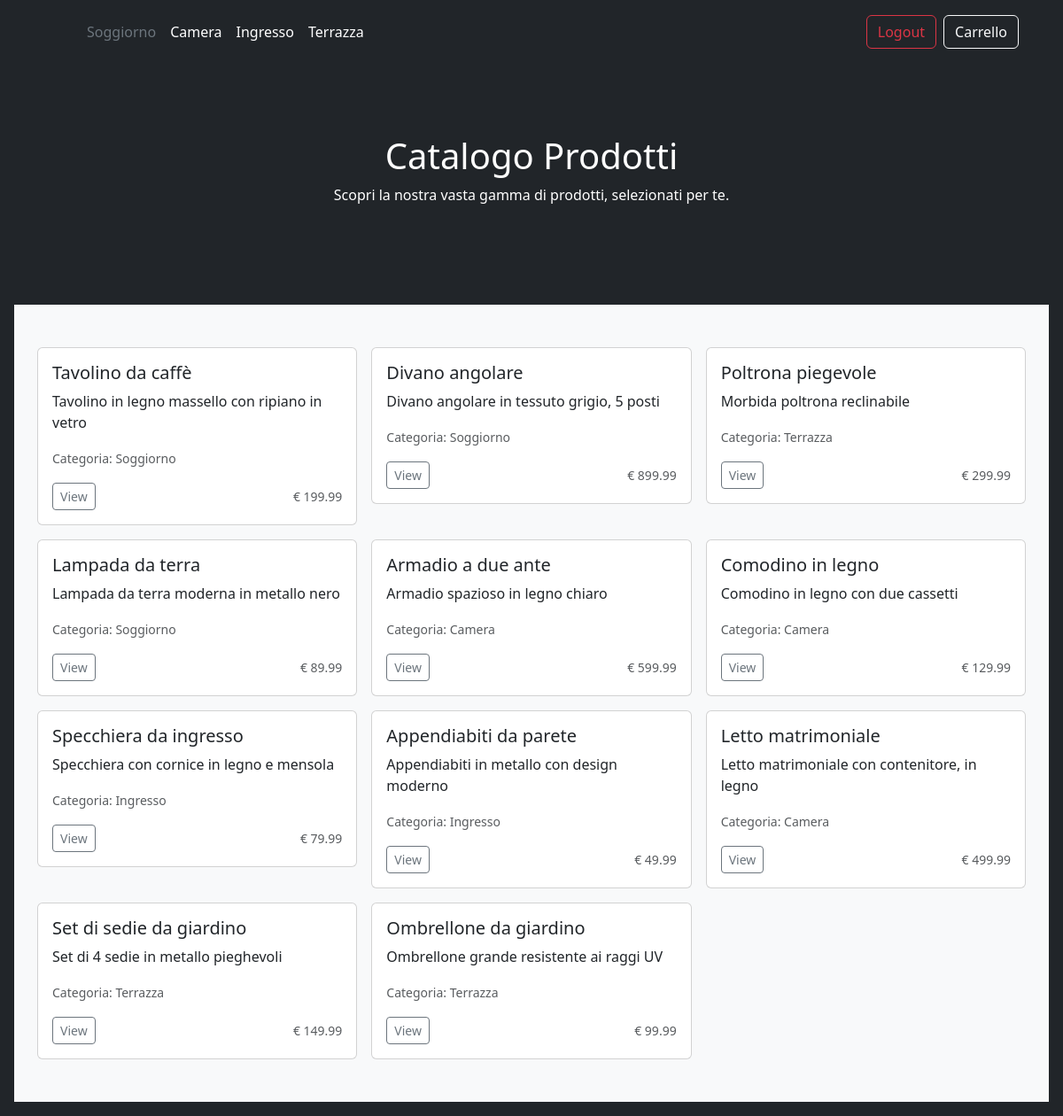
The app's page /view/index.php (signed in) with its own data.
### tables this page shows
CREATE TABLE if NOT EXISTS prodotto(
ID INT PRIMARY KEY AUTO_INCREMENT,
nome VARCHAR(255) NOT NULL , 
descrizione VARCHAR(1000),
prezzo FLOAT NOT NULL ,
percorso_immagine VARCHAR(255),
ID_categoria INT,
FOREIGN KEY (ID_categoria) REFERENCES categoria(ID));

CREATE TABLE if NOT EXISTS categoria(
ID INT PRIMARY KEY AUTO_INCREMENT,
nome VARCHAR(255) NOT NULL,
descrizione VARCHAR(1000));

### view/index.php (the view, shortened to what this page needs)
<!doctype html>
<html lang="ita" data-bs-theme="auto">
<head>
  <link rel="stylesheet" href="https://cdn.jsdelivr.net/npm/@docsearch/css@3">
  <link href="../css/index.css" rel="stylesheet">
  <link href="https://cdn.jsdelivr.net/npm/bootstrap@5.3.2/dist/css/bootstrap.min.css" rel="stylesheet"
>
</head>
<body>
  <main>
    <header class="p-3 text-bg-dark">
      <div class="container">
        <div class="d-flex flex-wrap align-items-center justify-content-center justify-content-lg-start">
          <a href="/" class="d-flex align-items-center mb-2 mb-lg-0 text-white text-decoration-none">
            <svg class="bi me-2" width="40" height="32" role="img" aria-label="Bootstrap">
              <use xlink:href="#bootstrap" />
            </svg>
          </a>
          <ul class="nav col-12 col-lg-auto me-lg-auto mb-2 justify-content-center mb-md-0">
            <li><a href="#" class="nav-link px-2 text-secondary">Soggiorno</a></li>
            <li><a href="#" class="nav-link px-2 text-white">Camera</a></li>
            <li><a href="#" class="nav-link px-2 text-white">Ingresso</a></li>
            <li><a href="#" class="nav-link px-2 text-white">Terrazza</a></li>
          </ul>
          <?php
  if (isset($_SESSION['user_id'])) {
      echo '<a href="logout.php" class="btn btn-outline-danger me-2">Logout</a>';
      echo '<a href="checkout.php" class="btn btn-outline-light me-2">Carrello</a>';
  } else {
    echo '<a href="login.php" class="btn btn-outline-light me-2">Login</a>';
      echo '<a href="registrazione.php" class="btn btn-warning">Sign-up</a>';
  }
  ?>
        </div>
      </div>
      <section class="py-5 text-center container">
        <div class="row py-lg-5">
          <div class="col-lg-6 col-md-8 mx-auto">
            <h1 class="fw-light">Catalogo Prodotti</h1>
            <p class="fw-light">Scopri la nostra vasta gamma di prodotti, selezionati per te.</p>
          </div>
        </div>
      </section>
      <div class="py-5 bg-light">
        <div class="container">
          <div class="row row-cols-3 g-3">
            <?php
            include "../php/connessione.php";
            $connessione = new mysqli($hostname, $username, $password, "ecommerce");
            $sql = "SELECT prodotto.ID, prodotto.nome AS nome_prodotto, prodotto.descrizione, prodotto.prezzo, categoria.nome AS nome_categoria FROM prodotto INNER JOIN categoria ON prodotto.ID_categoria = categoria.ID";
            $stmt = $connessione->prepare($sql);
            $stmt->execute();
            $result = $stmt->get_result();
            if ($result->num_rows > 0) {
              while ($row = $result->fetch_assoc()) {
                echo '<div class="col">';
                echo '<div class="card">';
                echo '<div class="card-body">';
                echo '<h5 class="card-title">' . $row["nome_prodotto"] . '</h5>';
                echo '<p class="card-text">' . $row["descrizione"] . '</p>';
                echo '<p class="card-text"><small class="text-muted">Categoria: ' . $row["nome_categoria"] . '</small></p>';
                echo '<div class="d-flex justify-content-between align-items-center">';
                echo '<div class="btn-group">';
                echo '<a href="dettaglio_prodotto.php?id=' . $row["ID"] . '" class="btn btn-sm btn-outline-secondary">View</a>';
                echo '</div>';
                echo '<small class="text-muted">€ ' . $row["prezzo"] . '</small>';
                echo '</div>';
                echo '</div>';
                echo '</div>';
                echo '</div>';
              }
            } else {
              echo "Nessun prodotto trovato.";
            }
            ?>
          </div>
        </div>
      </div>
  </main>
</body>
</html>

### css/index.css (style rules this page uses)
.bi { vertical-align: -.125em; fill: currentColor; }

### records on screen
prodotto: nome "Tavolino da caffè", descrizione "Tavolino in legno massello con ripiano in vetro", ID_categoria.nome "Soggiorno", prezzo "199.99"
prodotto: nome "Divano angolare", descrizione "Divano angolare in tessuto grigio, 5 posti", ID_categoria.nome "Soggiorno", prezzo "899.99"
prodotto: nome "Poltrona piegevole", descrizione "Morbida poltrona reclinabile", ID_categoria.nome "Terrazza", prezzo "299.99"
prodotto: nome "Lampada da terra", descrizione "Lampada da terra moderna in metallo nero", ID_categoria.nome "Soggiorno", prezzo "89.99"
prodotto: nome "Armadio a due ante", descrizione "Armadio spazioso in legno chiaro", ID_categoria.nome "Camera", prezzo "599.99"
prodotto: nome "Comodino in legno", descrizione "Comodino in legno con due cassetti", ID_categoria.nome "Camera", prezzo "129.99"
prodotto: nome "Specchiera da ingresso", descrizione "Specchiera con cornice in legno e mensola", ID_categoria.nome "Ingresso", prezzo "79.99"
prodotto: nome "Appendiabiti da parete", descrizione "Appendiabiti in metallo con design moderno", ID_categoria.nome "Ingresso", prezzo "49.99"
prodotto: nome "Letto matrimoniale", descrizione "Letto matrimoniale con contenitore, in legno", ID_categoria.nome "Camera", prezzo "499.99"
prodotto: nome "Set di sedie da giardino", descrizione "Set di 4 sedie in metallo pieghevoli", ID_categoria.nome "Terrazza", prezzo "149.99"
prodotto: nome "Ombrellone da giardino", descrizione "Ombrellone grande resistente ai raggi UV", ID_categoria.nome "Terrazza", prezzo "99.99"
